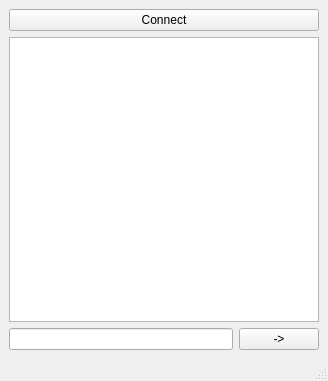
<?xml version="1.0" encoding="UTF-8"?>
<ui version="4.0">
 <class>MainWindow</class>
 <widget class="QMainWindow" name="MainWindow">
  <property name="geometry">
   <rect>
    <x>0</x>
    <y>0</y>
    <width>328</width>
    <height>381</height>
   </rect>
  </property>
  <property name="windowTitle">
   <string>MainWindow</string>
  </property>
  <widget class="QWidget" name="centralwidget">
   <layout class="QVBoxLayout" name="verticalLayout">
    <item>
     <widget class="QPushButton" name="pb_connect">
      <property name="text">
       <string>Connect</string>
      </property>
     </widget>
    </item>
    <item>
     <widget class="QTextBrowser" name="textBrowser"/>
    </item>
    <item>
     <layout class="QHBoxLayout" name="horizontalLayout">
      <item>
       <widget class="QLineEdit" name="le_msg"/>
      </item>
      <item>
       <widget class="QPushButton" name="pb_sendMsg">
        <property name="text">
         <string>-&gt;</string>
        </property>
       </widget>
      </item>
     </layout>
    </item>
   </layout>
  </widget>
  <widget class="QMenuBar" name="menubar">
   <property name="geometry">
    <rect>
     <x>0</x>
     <y>0</y>
     <width>328</width>
     <height>21</height>
    </rect>
   </property>
  </widget>
  <widget class="QStatusBar" name="statusbar"/>
 </widget>
 <resources/>
 <connections/>
</ui>
